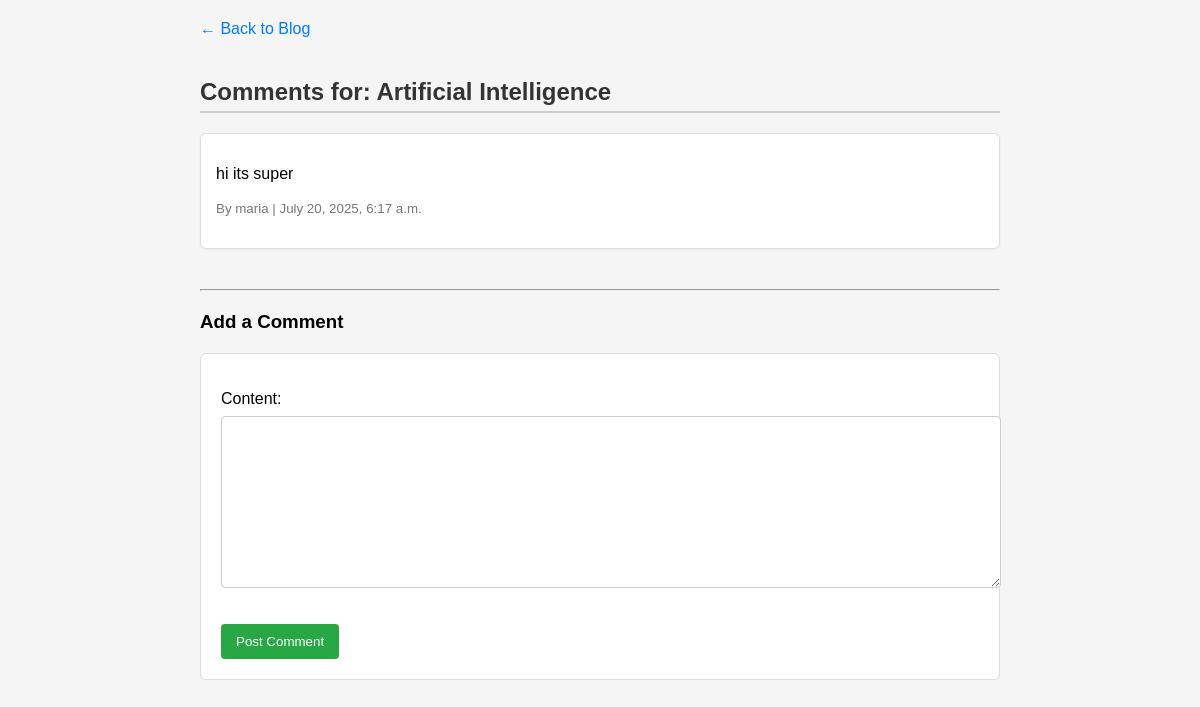
Screenshot of /blog/comments/1/ (signed in) with the database file from the repository.
### blog/models.py (models this page shows, shortened)
class BlogPost(models.Model):
    author = models.ForeignKey(settings.AUTH_USER_MODEL, on_delete=models.CASCADE)
    title = models.CharField(max_length=255)
    content = models.TextField()
    image = models.ImageField(upload_to='blog_images/', blank=True, null=True)
    created_at = models.DateTimeField(auto_now_add=True)
    updated_at = models.DateTimeField(auto_now=True)

class Comment(models.Model):
    post = models.ForeignKey(BlogPost, related_name='comments', on_delete=models.CASCADE)
    user = models.ForeignKey(settings.AUTH_USER_MODEL, on_delete=models.CASCADE)
    content = models.TextField()
    created_at = models.DateTimeField(auto_now_add=True)

### user_authentication/models.py (models this page shows, shortened)
class CustomUser(AbstractUser):
    phone_number = models.CharField(max_length=15, blank=True)
    profile_picture = models.ImageField(upload_to='profiles/', blank=True, null=True)

### blog/views.py (the view)
# urls.py: path('comments/<int:pk>/', views.view_comment, name='view_comment'),
@login_required
def view_comment(request, pk):
    post = get_object_or_404(BlogPost, pk=pk)
    comments = Comment.objects.filter(post=post).order_by('-created_at')
    if request.method == 'POST':
        form = CommentForm(request.POST)
        if form.is_valid():
            comment = form.save(commit=False)
            comment.post = post
            comment.user = request.user
            comment.save()
            return redirect('blog:view_comment', pk=pk)
    else:
        form = CommentForm()
    return render(request, 'vew_comment.html', {
        'post': post,
        'comments': comments,
        'form': form
    })

### blog/forms.py
class CommentForm(forms.ModelForm):
    class Meta:
        model = Comment
        fields = ['content']

### blog/templates/vew_comment.html (shortened to what this page needs)
<!DOCTYPE html>
<html>
<head>
</head>
<body>
    <a href="{% url 'blog:blog_list' %}">← Back to Blog</a>
    <h2>Comments for: {{ post.title }}</h2>
    {% for comment in comments %}
        <div class="comment">
            <p>{{ comment.content }}</p>
            <p><small>By {{ comment.user.username }} | {{ comment.created_at }}</small></p>
        </div>
    {% empty %}
        <p>No comments yet.</p>
    {% endfor %}
    <hr>
    {% if user.is_authenticated %}
        <h3>Add a Comment</h3>
        <form method="POST">
            {{ form.as_p }}
            <button type="submit">Post Comment</button>
        </form>
    {% else %}
        <p><a href="{% url 'login' %}">Login</a> to add a comment.</p>
    {% endif %}
</body>
</html>

### blog/templates/vew_comment.html (style rules this page uses)
body { font-family: Arial, sans-serif; background: #f5f5f5; padding: 20px; max-width: 800px; margin: auto; }
a { text-decoration: none; color: #007BFF; margin-bottom: 20px; display: inline-block; }
h2 { color: #333; border-bottom: 2px solid #ccc; padding-bottom: 5px; }
.comment { background: white; border: 1px solid #ddd; padding: 15px; margin: 15px 0; border-radius: 6px; box-shadow: 0 1px 3px rgba(0,0,0,0.05); }
.comment small { color: #777; }
form { background: #fff; padding: 20px; border: 1px solid #ddd; border-radius: 6px; margin-top: 20px; }
button { background-color: #28a745; color: white; padding: 10px 15px; border: none; border-radius: 4px; cursor: pointer; }
input, textarea { width: 100%; padding: 10px; margin-top: 8px; margin-bottom: 16px; border: 1px solid #ccc; border-radius: 4px; }
hr { margin-top: 40px; margin-bottom: 20px; }

### rows the page displays
BlogPost: title "Artificial Intelligence"
Comment: content "hi its super", user.username "maria", created_at "July 20, 2025, 6:17 a.m."
